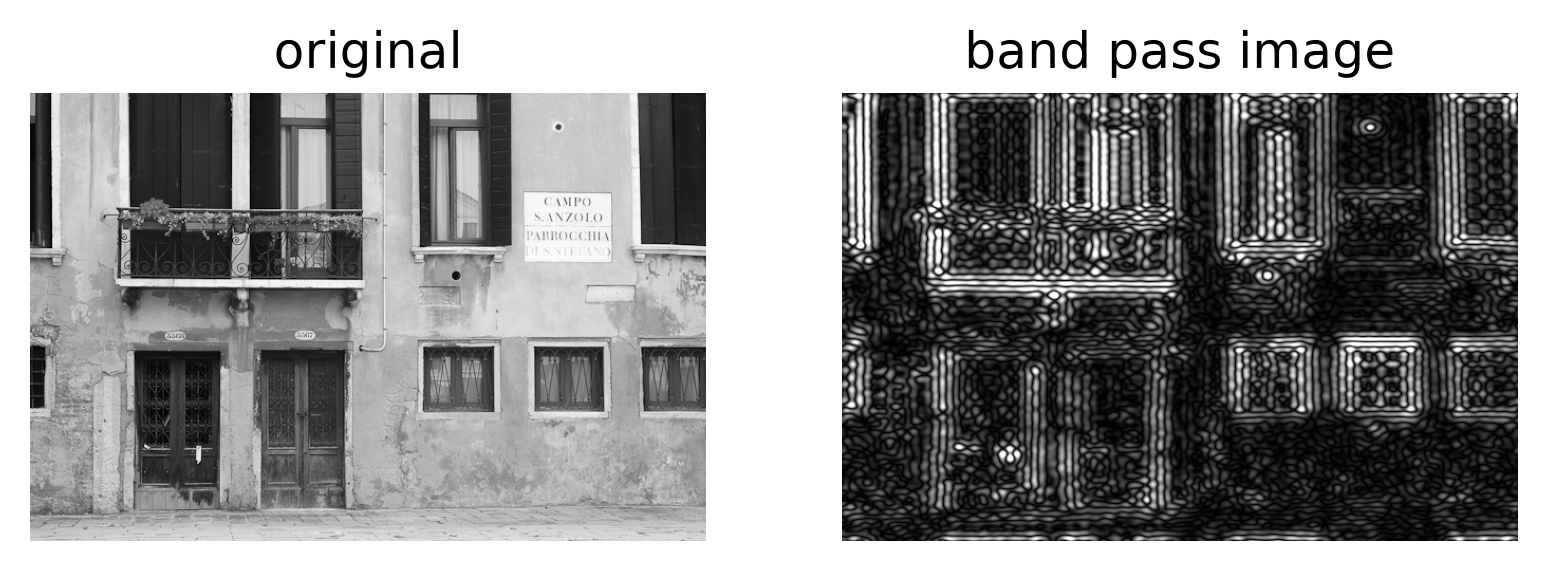
#> input picture assets/band_pass.png, 1547 x 571 px
$ python corr_conv.py ../assets/band_pass.png
#> lines starting #> are read from the running program, lines starting #| are printed output that depends on the picture
import argparse
from pathlib import Path

import matplotlib.pyplot as plt
import numpy as np
import scipy.ndimage as nd

if __name__ == "__main__":
    parser = argparse.ArgumentParser()
    parser.add_argument("image_path", help="Path to the input image")
    parser.add_argument(
        "-o",
        "--output",
        help="Path where the output figure should be saved",
    )
    args = parser.parse_args()

    img = plt.imread(args.image_path) / 255

    # make it gray scale only so it has only width and height dimensions.
    img = img[:, :, :3].mean(axis=2)
#> img: shape (571, 1547) float32

    # first we create an asymmetric kernel
    kernel = np.array(
        [
            [0, 0, 1],
            [0, 0, 0],
            [0, 0, 0],
        ],
        dtype=float,
    )

    # now we calculate the convolution and correlation using this asymmetric kernel.
    correlation = nd.correlate(img, kernel, mode="wrap")
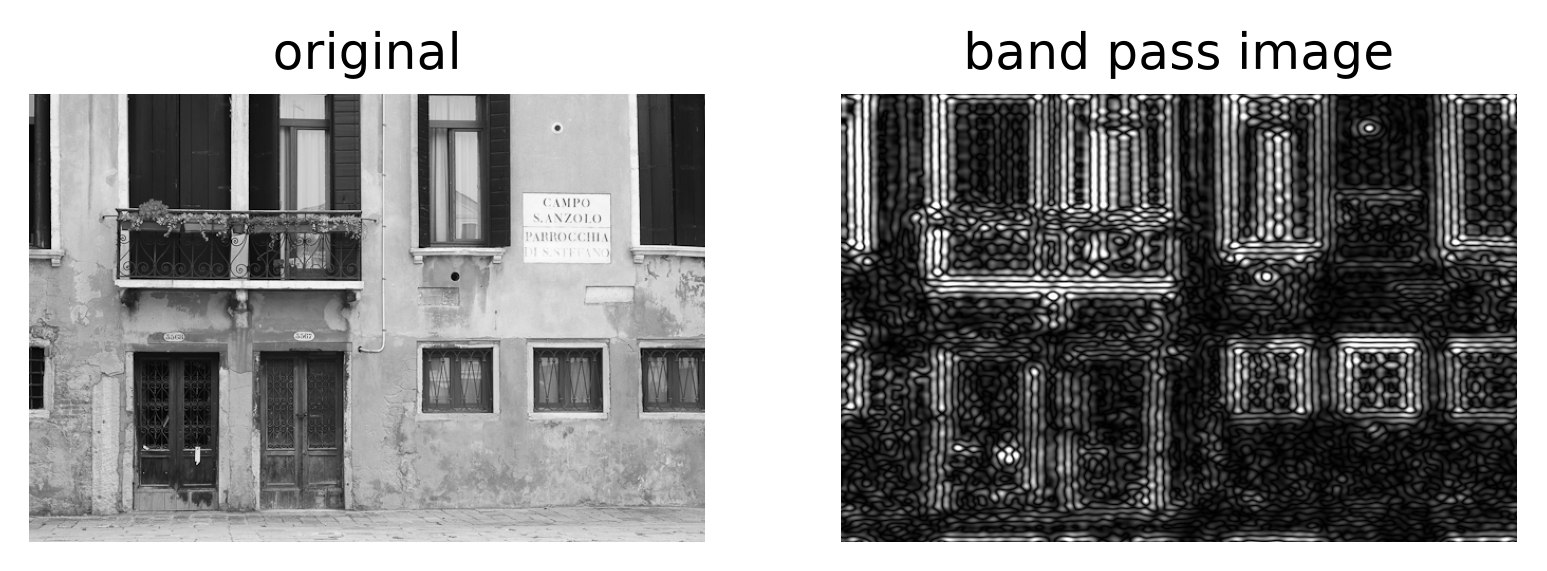
#> correlation: shape (571, 1547) float32; min 0, max 0.00392, mean 0.00224; drawn with min black and max white
    convolution = nd.convolve(img, kernel, mode="wrap")
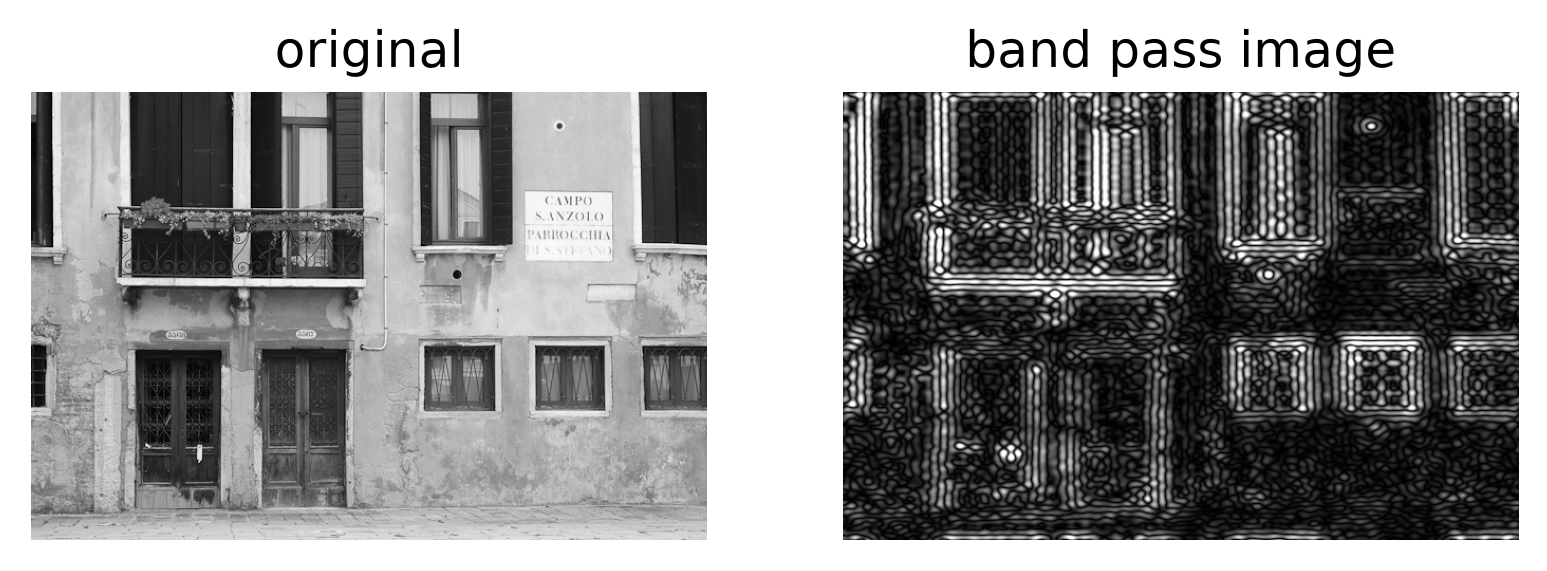
#> convolution: shape (571, 1547) float32; min 0, max 0.00392, mean 0.00224; drawn with min black and max white

    # plotting the results to understand the effect.
    fig1 = plt.figure()

    plt.subplot(1, 3, 1)
    plt.imshow(img, cmap="gray", vmin=0, vmax=1)
    plt.title("original")
    plt.axis("off")

    plt.subplot(1, 3, 2)
    plt.imshow(correlation, cmap="gray", vmin=0, vmax=1)
    plt.title("correlation")
    plt.axis("off")

    plt.subplot(1, 3, 3)
    plt.imshow(convolution, cmap="gray", vmin=0, vmax=1)
    plt.title("convolution")
    plt.axis("off")

    diff_abs = np.abs(correlation - convolution)
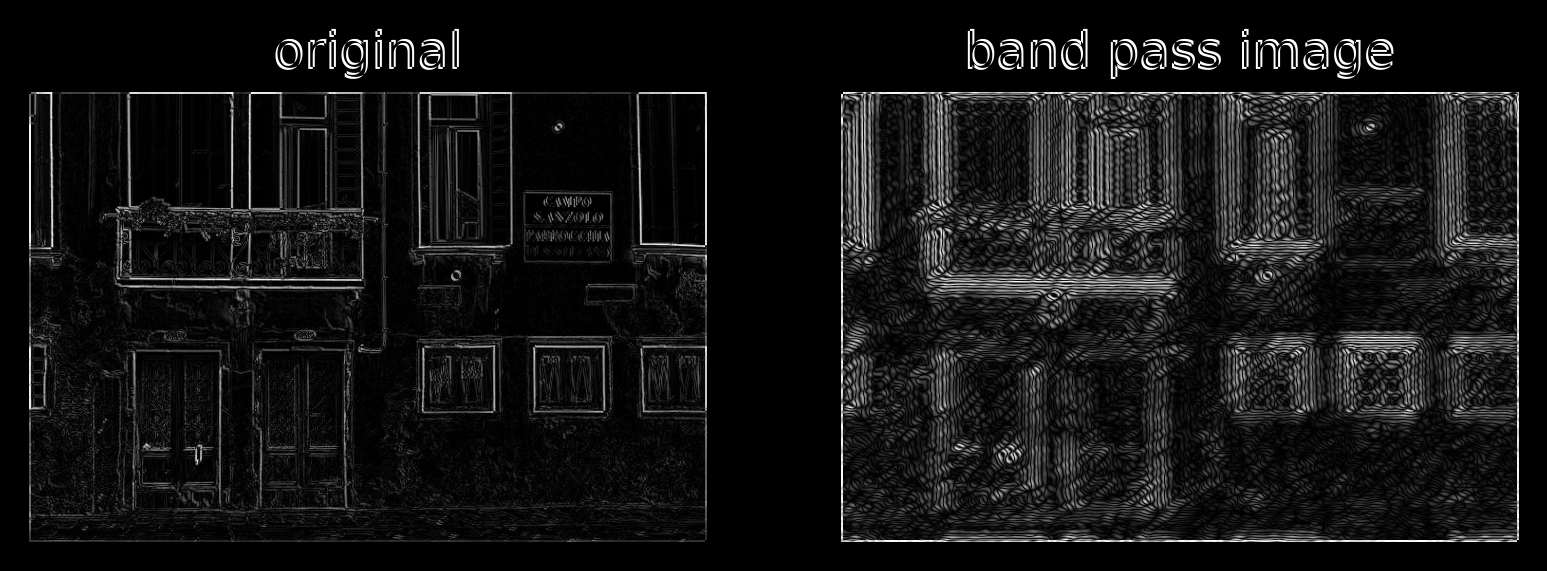
#> diff_abs: shape (571, 1547) float32; min 0, max 0.00392, mean 0.00032; drawn with min black and max white

    fig2 = plt.figure()
    plt.imshow(diff_abs, cmap="gray")
    plt.colorbar()
    plt.title("|correlation - convolution|")

    if args.output:
        output_path = Path(args.output)
        output_path.parent.mkdir(parents=True, exist_ok=True)

        suffix = output_path.suffix if output_path.suffix else ".png"
        main_output_path = output_path.with_suffix(suffix)
        diff_output_path = output_path.with_name(f"{output_path.stem}_diff{suffix}")

        fig1.savefig(main_output_path, dpi=300, bbox_inches="tight")
        fig2.savefig(diff_output_path, dpi=300, bbox_inches="tight")
    else:
        plt.show()
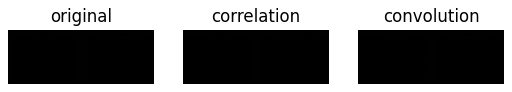
#> figure drawn by matplotlib, 3 panels
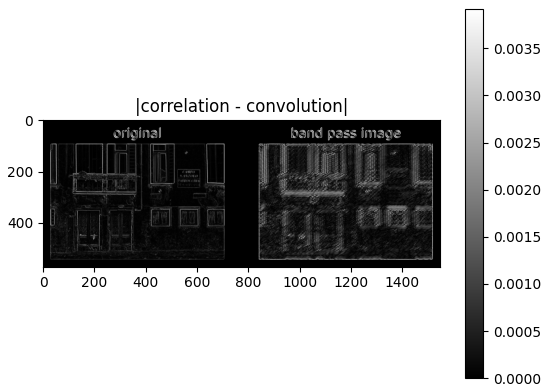
#> figure drawn by matplotlib, 2 panels

$ run again, on assets/corr_conv.png
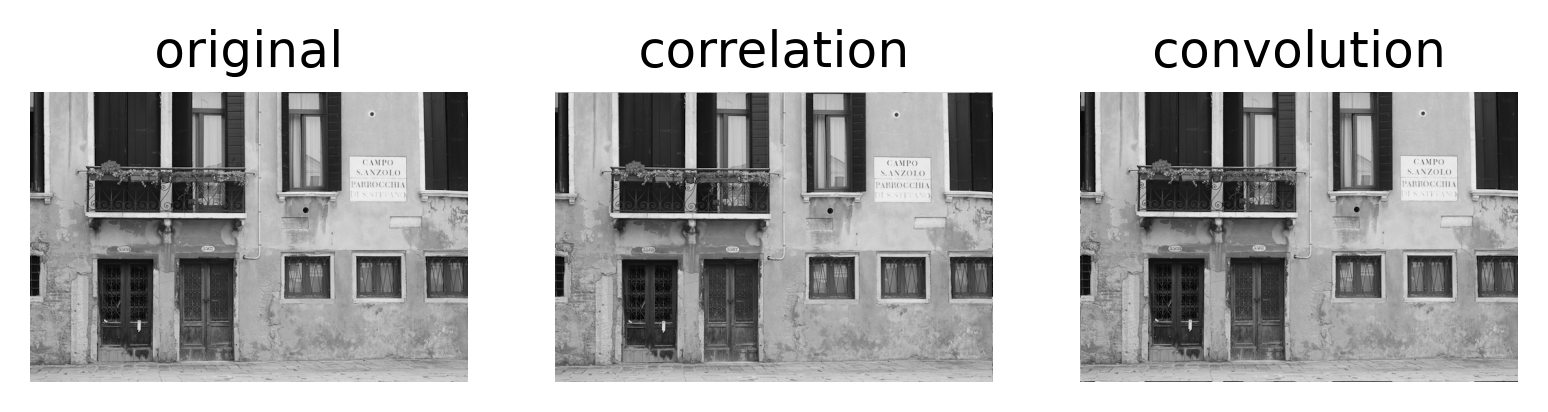
#> input picture assets/corr_conv.png, 1548 x 412 px
#> `diff_abs = np.abs(correlation - convolution)`:
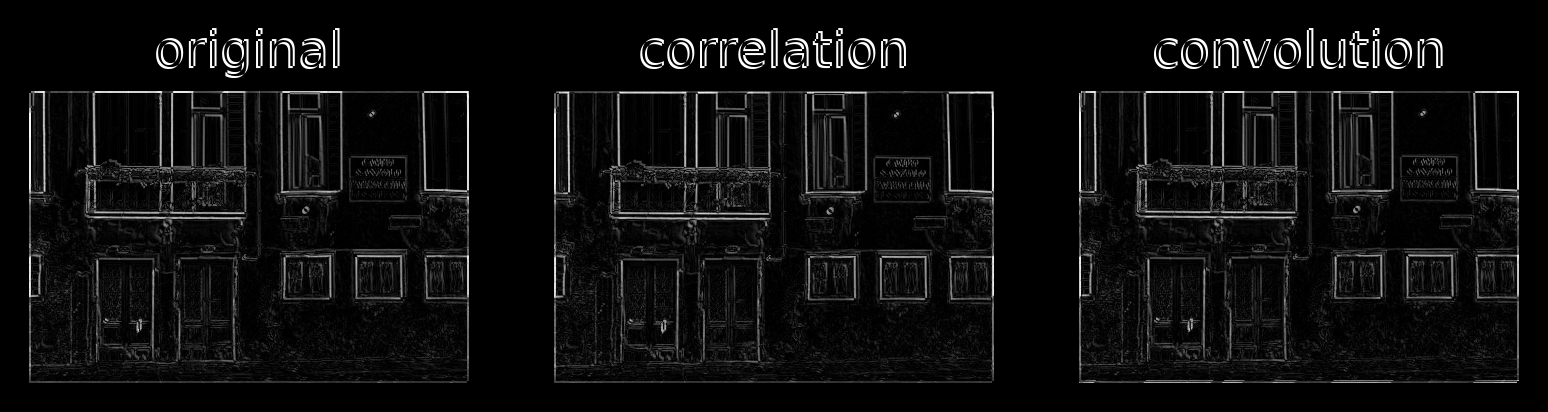
#> diff_abs: shape (412, 1548) float32; min 0, max 0.00392, mean 0.000228; drawn with min black and max white
#> `plt.show()`:
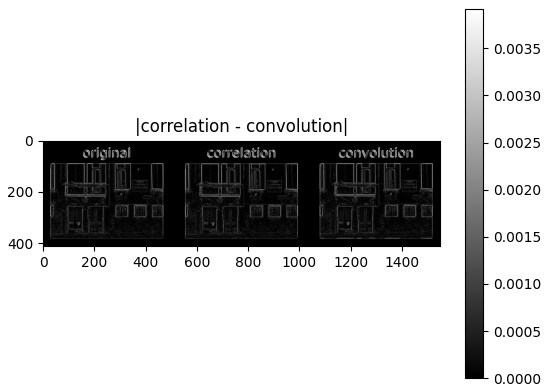
#> figure drawn by matplotlib, 2 panels

$ run again, on assets/corr_conv_diff.png
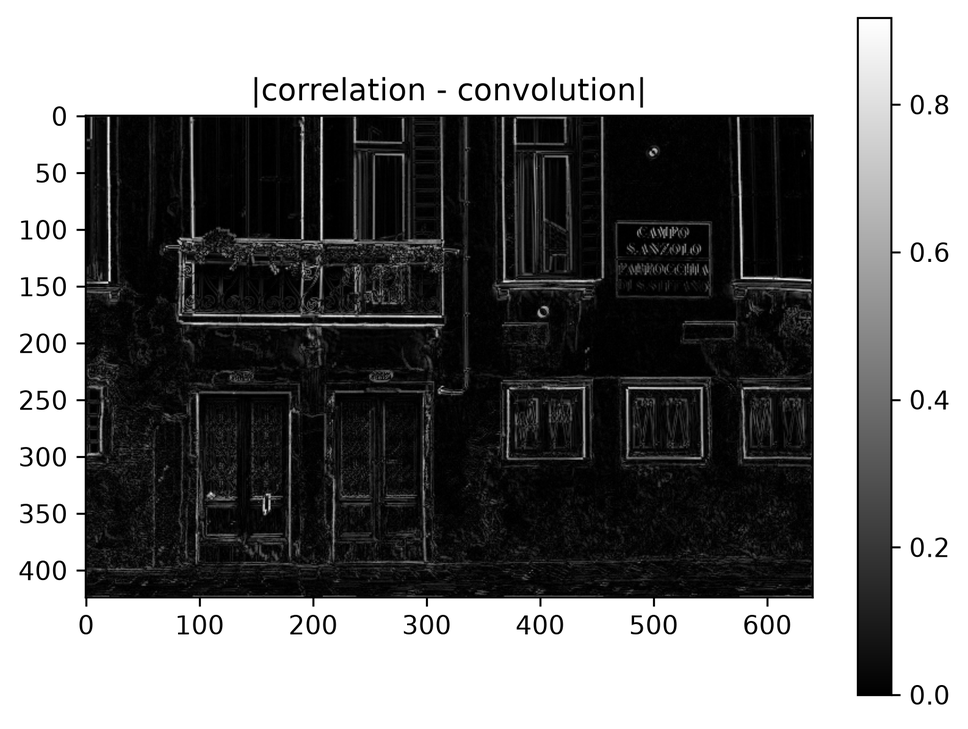
#> input picture assets/corr_conv_diff.png, 968 x 729 px, shrunk from 1586 x 1194 before the run
#> `diff_abs = np.abs(correlation - convolution)`:
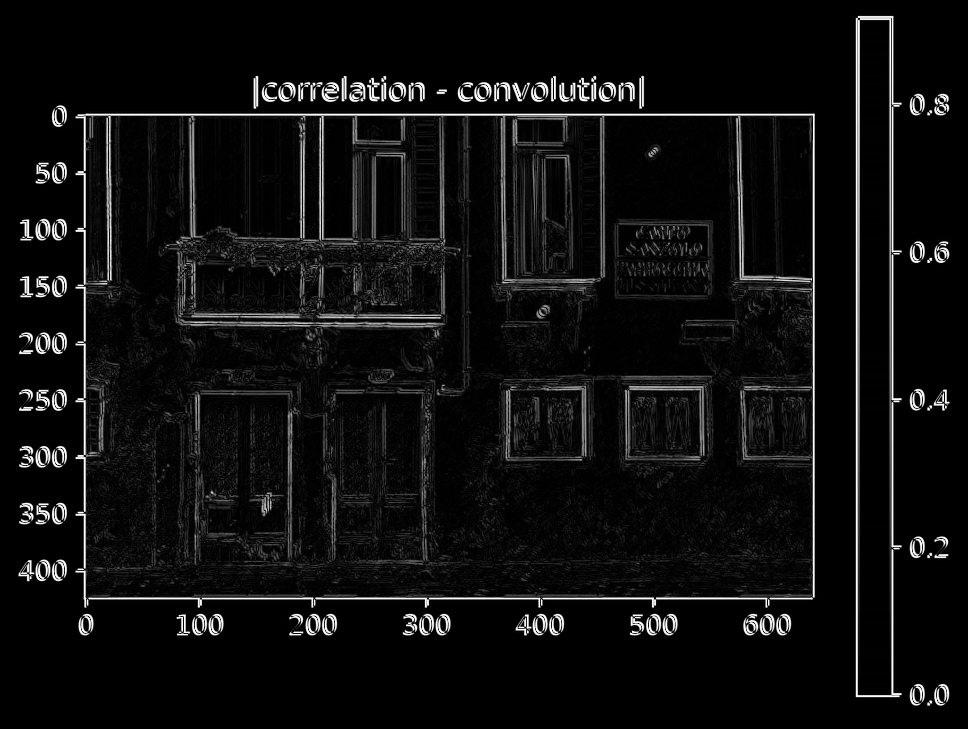
#> diff_abs: shape (729, 968) float32; min 0, max 0.00392, mean 0.000229; drawn with min black and max white
#> `plt.show()`:
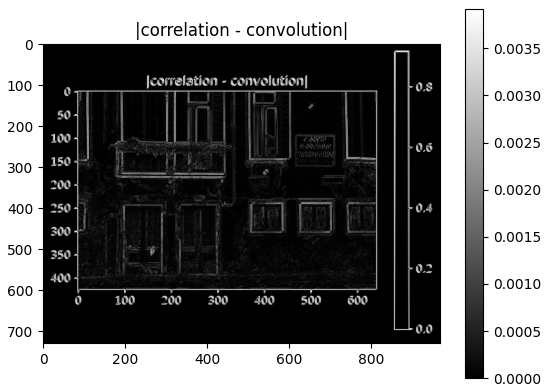
#> figure drawn by matplotlib, 2 panels

$ run again, on assets/cos_patterns.png
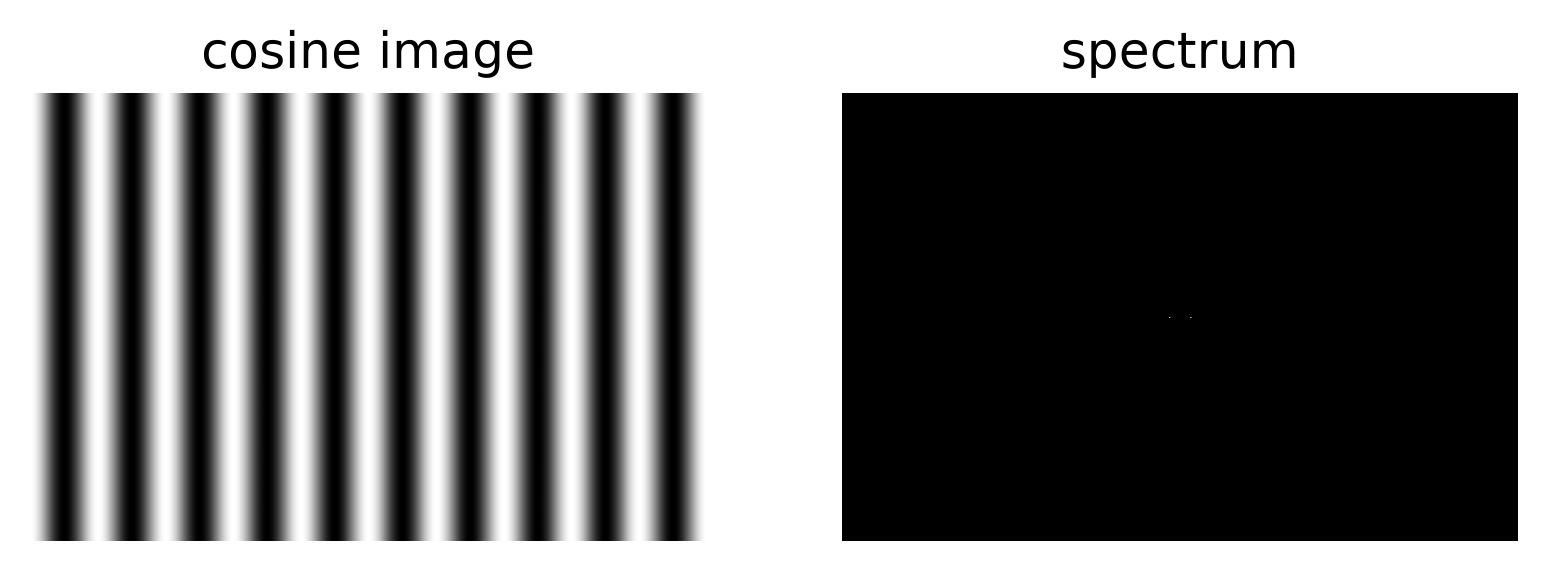
#> input picture assets/cos_patterns.png, 1547 x 571 px
#> `diff_abs = np.abs(correlation - convolution)`:
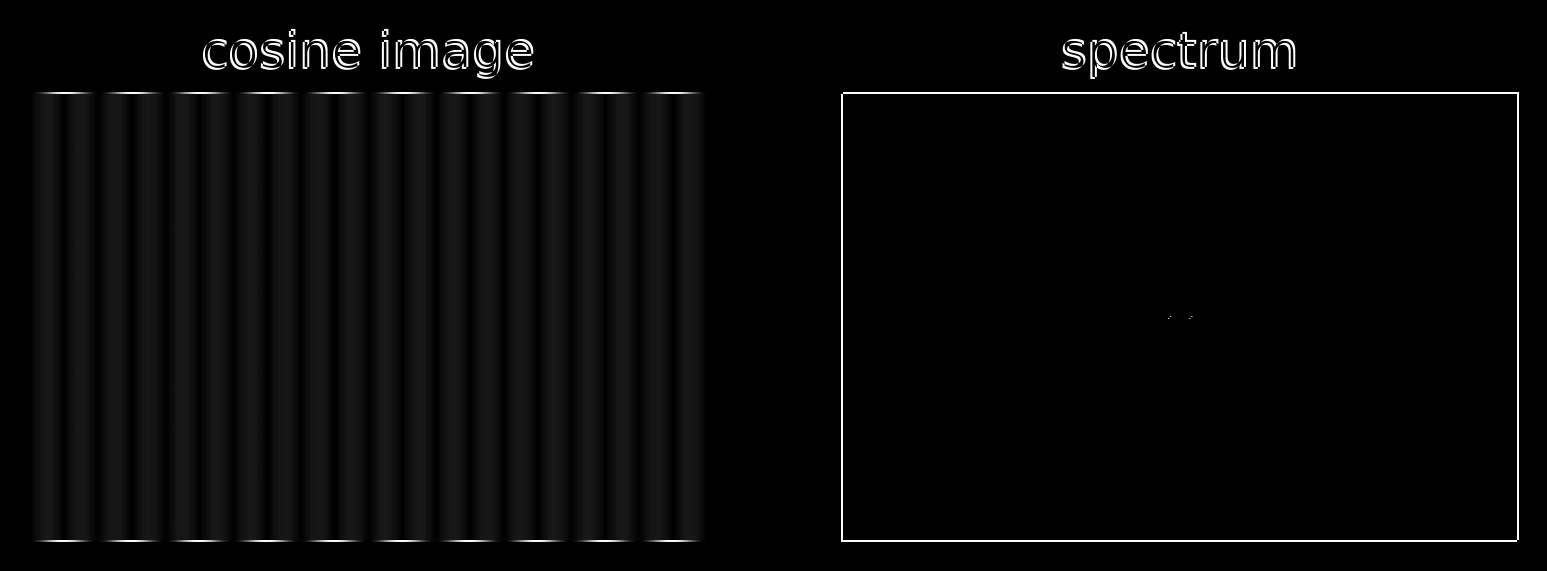
#> diff_abs: shape (571, 1547) float32; min 0, max 0.00392, mean 0.000128; drawn with min black and max white
#> `plt.show()`:
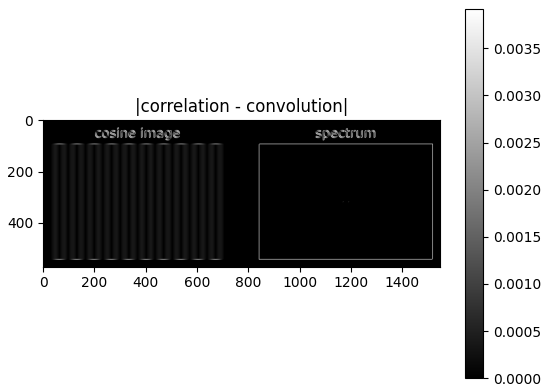
#> figure drawn by matplotlib, 2 panels
